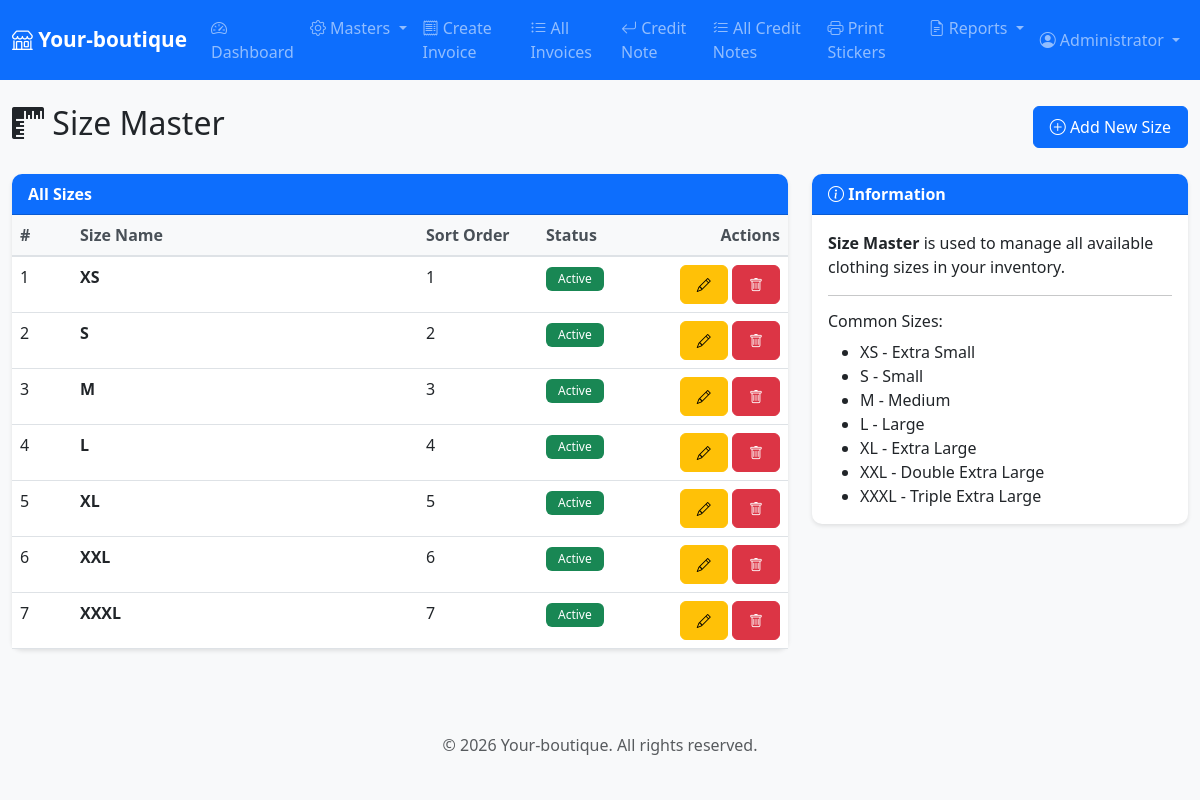
Page /modules/sizes/OLD_list.php (signed in) on the committed database.
### tables this page shows
CREATE TABLE IF NOT EXISTS sizes (
    id INT PRIMARY KEY AUTO_INCREMENT,
    size_name VARCHAR(20) UNIQUE NOT NULL,
    sort_order INT DEFAULT 0,
    is_active TINYINT(1) DEFAULT 1,
    created_at TIMESTAMP DEFAULT CURRENT_TIMESTAMP
);

### modules/sizes/OLD_list.php (the view, shortened to what this page needs)
<?php
require_once __DIR__ . '/../../includes/header.php';
$sql = "SELECT * FROM sizes ORDER BY sort_order ASC, size_name ASC";
$result = $conn->query($sql);
?>
<div class="row">
    <div class="col-12">
        <div class="d-flex justify-content-between align-items-center mb-4">
            <h2><i class="bi bi-rulers"></i> Size Master</h2>
            <a href="add.php" class="btn btn-primary">
                <i class="bi bi-plus-circle"></i> Add New Size
            </a>
        </div>
    </div>
</div>
<div class="row">
    <div class="col-md-8">
        <div class="card">
            <div class="card-header">
                All Sizes
            </div>
            <div class="card-body p-0">
                <div class="table-responsive">
                    <table class="table table-hover mb-0">
                        <thead>
                            <tr>
                                <th width="60">#</th>
                                <th>Size Name</th>
                                <th width="120">Sort Order</th>
                                <th width="100">Status</th>
                                <th width="150" class="text-end">Actions</th>
                            </tr>
                        </thead>
                        <tbody>
                            <?php
                            $sr = 1;
                            while ($row = $result->fetch_assoc()):
                            ?>
                            <tr>
                                <td><?php echo $sr++; ?></td>
                                <td>
                                    <strong><?php echo $row['size_name']; ?></strong>
                                </td>
                                <td><?php echo $row['sort_order']; ?></td>
                                <td>
                                    <?php if ($row['is_active']): ?>
                                        <span class="badge bg-success">Active</span>
                                    <?php else: ?>
                                        <span class="badge bg-secondary">Inactive</span>
                                    <?php endif; ?>
                                </td>
                                <td class="text-end">
                                    <a href="edit.php?id=<?php echo $row['id']; ?>" class="btn btn-sm btn-warning">
                                        <i class="bi bi-pencil"></i>
                                    </a>
                                    <a href="list.php?delete=<?php echo $row['id']; ?>"
                                       class="btn btn-sm btn-danger btn-delete">
                                        <i class="bi bi-trash"></i>
                                    </a>
                                </td>
                            </tr>
                            <?php endwhile; ?>
                        </tbody>
                    </table>
                </div>
            </div>
        </div>
    </div>
    <div class="col-md-4">
        <div class="card">
            <div class="card-header">
                <i class="bi bi-info-circle"></i> Information
            </div>
            <div class="card-body">
                <p><strong>Size Master</strong> is used to manage all available clothing sizes in your inventory.</p>
                <hr>
                <h6>Common Sizes:</h6>
                <ul class="mb-0">
                    <li>XS - Extra Small</li>
                    <li>S - Small</li>
                    <li>M - Medium</li>
                    <li>L - Large</li>
                    <li>XL - Extra Large</li>
                    <li>XXL - Double Extra Large</li>
                    <li>XXXL - Triple Extra Large</li>
                </ul>
            </div>
        </div>
    </div>
</div>
<?php require_once __DIR__ . '/../../includes/footer.php'; ?>

### assets/css/style.css (style rules this page uses)
:root { --primary-color: #0d6efd; --secondary-color: #6c757d; --success-color: #198754; --danger-color: #dc3545; --warning-color: #ffc107; }
body { font-family: 'Segoe UI', Tahoma, Geneva, Verdana, sans-serif; background-color: #f8f9fa; }
.card { border: none; border-radius: 10px; box-shadow: 0 2px 4px rgba(0,0,0,0.1); margin-bottom: 20px; }
.card-header { background-color: var(--primary-color); color: white; font-weight: 600; border-radius: 10px 10px 0 0 !important; }
.table { background-color: white; }
.table thead th { background-color: #f8f9fa; border-bottom: 2px solid #dee2e6; font-weight: 600; color: #495057; }
.btn { border-radius: 6px; padding: 8px 16px; font-weight: 500; }
.badge { padding: 6px 12px; font-weight: 500; }

### rows in the picture
sizes: size_name "XS", sort_order "1", is_active "Active"
sizes: size_name "S", sort_order "2", is_active "Active"
sizes: size_name "M", sort_order "3", is_active "Active"
sizes: size_name "L", sort_order "4", is_active "Active"
sizes: size_name "XL", sort_order "5", is_active "Active"
sizes: size_name "XXL", sort_order "6", is_active "Active"
sizes: size_name "XXXL", sort_order "7", is_active "Active"

### other values in the picture
getUserFullName() "Administrator"
